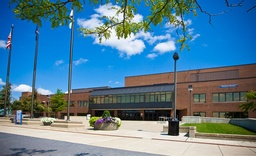
#> input picture task2.jpg, 256 x 156 px, shrunk from 750 x 458 before the run
$ python Task2.py
#> lines starting #> are read from the running program, lines starting #| are printed output that depends on the picture
from cv2 import imread, imwrite
from math import sqrt, pi as CONSTANT_PI, e as CONSTANT_E
import numpy as np

from cv2 import imshow, waitKey, destroyAllWindows

imageLocation = './task2.jpg'
gaussianSigma_startingValue = (1/(sqrt(2)))
gaussianSigma_WithinOctaveRatio = sqrt(2)
gaussianSigma_AcrossOctaveRatio = 2
numberOfOctaves = 4
imagesPerOctave = 5
gaussianKernelSize = 7

def readImage(imageLocation):
#> called with imageLocation = './task2.jpg'
    img = imread(imageLocation,0)
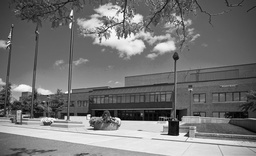
#> img: shape (156, 256); min 0, max 255, mean 117.4
    return img


def writeImage(img, outputFileName):
	imwrite('output/Task2_Sol1_'+outputFileName+'.jpg', img)
	return 1


def displayImage(img, imgTitle='No Title'):
    imshow(imgTitle, img)
    waitKey(0)
    destroyAllWindows()


def getGaussianKernel(kernelSize, sigma):
	if (kernelSize%2==0):
		kernelSize=kernelSize+1
	kernelSizeHalf = (int)(kernelSize/2)
	l=-1*kernelSizeHalf
	h=kernelSizeHalf
	kernel = np.zeros((kernelSize, kernelSize))
	sum=0
	for kernel_i in np.arange( l, h+1 ):
		for kernel_j in np.arange( l, h+1 ):
			kernel[kernel_i+kernelSizeHalf][kernel_j+kernelSizeHalf] = (1/( 2*(CONSTANT_PI)*(sigma**2)*( (CONSTANT_E)**( ( ((kernel_i)**2)+((kernel_j)**2) )/( 2*(sigma**2) ) ) ) ))
			sum = sum + kernel[kernel_i+kernelSizeHalf][kernel_j+kernelSizeHalf]
	for kernel_i in np.arange( l, h+1 ):
		for kernel_j in np.arange( l, h+1 ):
			kernel[kernel_i+kernelSizeHalf][kernel_j+kernelSizeHalf] = (kernel[kernel_i+kernelSizeHalf][kernel_j+kernelSizeHalf]) / sum
	return kernel


def convolve(img, kernel):
	kernelSize = (int)((kernel.shape[0])/2)
	convoluted_img_abs = img.copy()
	convoluted_img = np.zeros((convoluted_img_abs.shape[0], convoluted_img_abs.shape[1]))
	for img_i in np.arange( kernelSize, ((img.shape[0])-kernelSize) ):
		for img_j in np.arange( kernelSize, ((img.shape[1])-kernelSize) ):
			temp = 0
			for kernel_i in np.arange(-1, 2):
				for kernel_j in np.arange(-1, 2):
					kernel_coordinate = kernel[kernel_i+kernelSize, kernel_j+kernelSize]
					img_coordinate = img[img_i-kernel_i, img_j-kernel_j]
					temp = temp + (img_coordinate*kernel_coordinate)
			convoluted_img_abs[img_i][img_j] = abs(temp)
			convoluted_img[img_i][img_j] = temp
	return convoluted_img, convoluted_img_abs


def resize(img, factor=0.5):
	resized_img = np.zeros(( (int)((img.shape[0])*factor) , (int)((img.shape[1])*factor) ))
	for resized_img_i in range(0, resized_img.shape[0]):
		for resized_img_j in range(0, resized_img.shape[1]):
			a = (int)((1/factor)*resized_img_i)
			b = (int)((1/factor)*resized_img_j)
			resized_img[resized_img_i][resized_img_j] = (int)(img[a][b])
	return resized_img


def main():
	original_img = readImage(imageLocation)
	# Step 1 - Creating Scale Space images
	scaleSpace = []
	for i in range(0, numberOfOctaves):
		temp=[]
		for j in range(0, imagesPerOctave):
			temp.append(None)
		scaleSpace.append(temp)
	octaveSigma_startingValue = gaussianSigma_startingValue / gaussianSigma_AcrossOctaveRatio
	for octaveIndex in range(0, numberOfOctaves):
		octaveSigma_startingValue = octaveSigma_startingValue * gaussianSigma_AcrossOctaveRatio
		sigma = octaveSigma_startingValue / gaussianSigma_WithinOctaveRatio
		for imageIndex in range(0, imagesPerOctave):
			if (imageIndex==0):
				if (octaveIndex==0):
					scaleSpace[0][0]=original_img
				else:
					scaleSpace[octaveIndex][0] = resize(scaleSpace[octaveIndex-1][0], factor=0.5)
			else:
				sigma = sigma * gaussianSigma_WithinOctaveRatio
				gaussianKernel = getGaussianKernel(gaussianKernelSize, sigma)
				convoluted_img, convoluted_img_abs = convolve(scaleSpace[octaveIndex][imageIndex-1], gaussianKernel)
				scaleSpace[octaveIndex][imageIndex] = convoluted_img
#> this loop made 4 passes
#> after the loop, octaveSigma_startingValue = 5.66; scaleSpace = 4 items
	for octaveIndex in range(0, numberOfOctaves):
		for imageIndex in range(0, imagesPerOctave):
			writeImage(scaleSpace[octaveIndex][imageIndex], "ScaleSpace_"+str(octaveIndex)+"_"+str(imageIndex))
#> this loop made 4 passes
#> pass 1, in writeImage (call 3), `imwrite('output/Task2_Sol1_'+outputFileName+'.jpg', img)`:
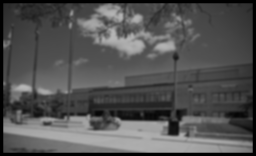
#> saved as Task2_Sol1_ScaleSpace_0_2.jpg: shape (156, 256); min 0, max 181, mean 82.5
#> pass 1, in writeImage (call 4), `imwrite('output/Task2_Sol1_'+outputFileName+'.jpg', img)`:
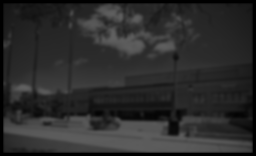
#> saved as Task2_Sol1_ScaleSpace_0_3.jpg: shape (156, 256); min 0, max 96, mean 43.7
#> pass 1, in writeImage (call 5), `imwrite('output/Task2_Sol1_'+outputFileName+'.jpg', img)`:
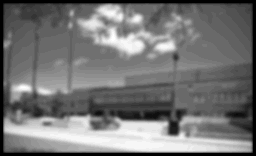
#> saved as Task2_Sol1_ScaleSpace_0_4.jpg: shape (156, 256); min 0, max 34, mean 15.6; drawn with min black and max white
	print("Scale Space Created")
	# Step 2 - Creating DOG Space images
	dogSpace = []
	for i in range(0, numberOfOctaves):
		temp=[]
		for j in range(0, imagesPerOctave-1):
			temp.append(None)
		dogSpace.append(temp)
	for octaveIndex in range(0, len(dogSpace)):
		for imageIndex in range(0, len(dogSpace[0])):
			currentDogSpace_l = (scaleSpace[octaveIndex][imageIndex]).shape[0]
			currentDogSpace_b = (scaleSpace[octaveIndex][imageIndex]).shape[1]
			dogSpace[octaveIndex][imageIndex] = np.zeros(( currentDogSpace_l , currentDogSpace_b ))
			for i in range(0, currentDogSpace_l):
				for j in range(0, currentDogSpace_b ):
					diff = scaleSpace[octaveIndex][imageIndex+1][i][j] - scaleSpace[octaveIndex][imageIndex][i][j]
					if (diff>=0):
						dogSpace[octaveIndex][imageIndex][i][j] = diff
					else:
						dogSpace[octaveIndex][imageIndex][i][j] = diff + 256
#> after the loop, dogSpace = 4 items
	for octaveIndex in range(0, len(dogSpace)):
		for imageIndex in range(0, len(dogSpace[0])):
			writeImage(dogSpace[octaveIndex][imageIndex], "DOGSpace_"+str(octaveIndex)+"_"+str(imageIndex))
#> this loop made 4 passes
#> pass 1, in writeImage (call 21), `imwrite('output/Task2_Sol1_'+outputFileName+'.jpg', img)`:
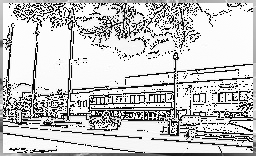
#> saved as Task2_Sol1_DOGSpace_0_0.jpg: shape (156, 256); min 0, max 255, mean 198.9
#> pass 1, in writeImage (call 22), `imwrite('output/Task2_Sol1_'+outputFileName+'.jpg', img)`:
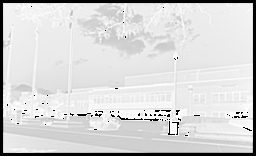
#> saved as Task2_Sol1_DOGSpace_0_1.jpg: shape (156, 256); min 0, max 255, mean 214.2
#> pass 1, in writeImage (call 23), `imwrite('output/Task2_Sol1_'+outputFileName+'.jpg', img)`:
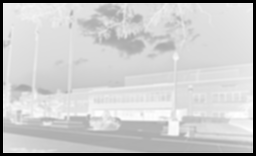
#> saved as Task2_Sol1_DOGSpace_0_2.jpg: shape (156, 256); min 0, max 255, mean 201.7
	print("DOG Space Created")
	# Step 3 - Identifying maxima/minima in DOG images
	maxMinDogSpace = []
	for i in range(0, numberOfOctaves):
		temp=[]
		for j in range(0, imagesPerOctave-3):
			temp.append(None)
		maxMinDogSpace.append(temp)
	for octaveIndex in range(0, len(maxMinDogSpace)):
		for imageIndex in range(0, len(maxMinDogSpace[0])):
			maxMinDogSpace[octaveIndex][imageIndex] = np.zeros(( (dogSpace[octaveIndex][0]).shape[0] , (dogSpace[octaveIndex][0]).shape[1] ))
			prevImage = dogSpace[octaveIndex][imageIndex]
			currentImage = dogSpace[octaveIndex][imageIndex+1]
			nextImage = dogSpace[octaveIndex][imageIndex+2]
			for i in range(1, (currentImage.shape[0])-1):
				for j in range(1, (currentImage.shape[1])-1):
					currentPixelVal = currentImage[i][j]
					compArray = []
					k = -1
					l = -1
					while(k<2):
						while(l<2):
							compArray.append(prevImage[i+k][j+l])
							compArray.append(currentImage[i+k][j+l])
							compArray.append(nextImage[i+k][j+l])
							l=l+1
						k=k+1
					minComp = min(compArray)
					maxComp = max(compArray)
					if (minComp!=0 and maxComp!=0 and (minComp==currentPixelVal or maxComp==currentPixelVal)):
						maxMinDogSpace[octaveIndex][imageIndex][i][j] = 255
#> after the loop, maxMinDogSpace = 4 items
	for octaveIndex in range(0, len(maxMinDogSpace)):
		for imageIndex in range(0, len(maxMinDogSpace[0])):
			writeImage(maxMinDogSpace[octaveIndex][imageIndex], "maxMinDogSpace_"+str(octaveIndex)+"_"+str(imageIndex))
	print("Max and Min values in DOG Space Found")


main()
